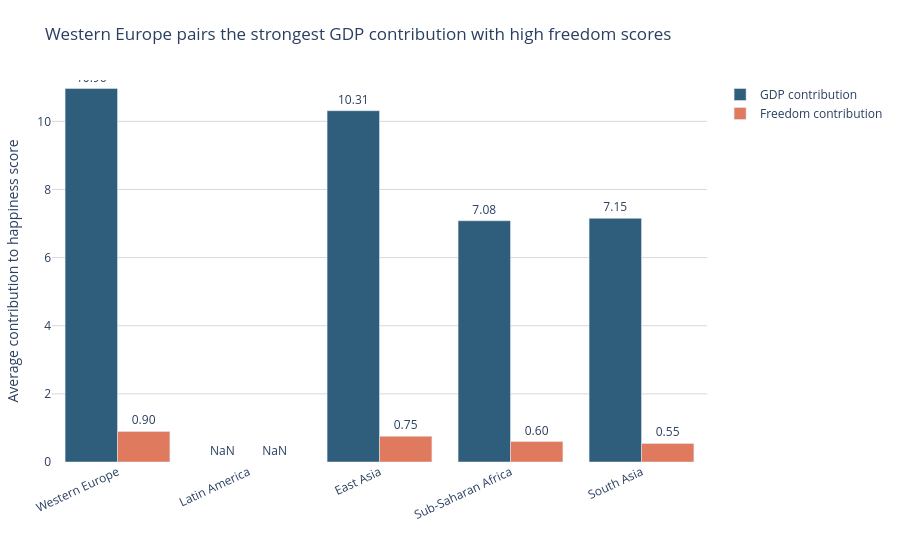

The cell this chart's notebook holds for it:
### Markdown cell above
---
## Done? Stretch Goal

If you finish both tasks with time to spare, try this:

**Task 3 (stretch):** Build a **grouped bar chart** comparing 2 sub-factors (e.g. `GDP_per_capita` and `Freedom`) across the 5 most populated regions. Use colour meaningfully and write an insight title.

Regions to include: `'Western Europe'`, `'Latin America'`, `'East Asia'`, `'Sub-Saharan Africa'`, `'South Asia'`

### Code cell
# Stretch goal - grouped bar chart
# --------------------------------

# Step 1: Keep only the required regions and compute average sub-factor scores
selected_regions = ['Western Europe', 'Latin America', 'East Asia',
                    'Sub-Saharan Africa', 'South Asia']

factor_avg = (df[df['Region'].isin(selected_regions)]
              .groupby('Region')[['GDP', 'Freedom']]
              .mean()
              .reindex(selected_regions)
              .reset_index())

print(factor_avg)

# Step 2: Convert to long format for a grouped bar chart
factor_long = factor_avg.melt(
    id_vars='Region',
    value_vars=['GDP', 'Freedom'],
    var_name='Sub-factor',
    value_name='Average score'
)

factor_long['Sub-factor'] = factor_long['Sub-factor'].replace({
    'GDP': 'GDP contribution',
    'Freedom': 'Freedom contribution'
})

# Step 3: Build the chart
fig3 = px.bar(
    factor_long,
    x='Region',
    y='Average score',
    color='Sub-factor',
    barmode='group',
    text='Average score',
    color_discrete_map={
        'GDP contribution': '#2f5d7c',
        'Freedom contribution': '#e07a5f'
    }
)

fig3.update_traces(texttemplate='%{text:.2f}', textposition='outside')
fig3.update_layout(
    title='Western Europe pairs the strongest GDP contribution with high freedom scores',
    xaxis_title='',
    yaxis_title='Average contribution to happiness score',
    plot_bgcolor='white',
    paper_bgcolor='white',
    font=dict(size=12),
    legend_title='',
    margin=dict(l=20, r=20, t=80, b=90)
)

fig3.update_yaxes(range=[0, factor_long['Average score'].max() + 0.25], gridcolor='#d9d9d9', zeroline=True)
fig3.update_xaxes(tickangle=-25)

fig3.show()

### Figure 1 — Plotly figure (JSON) as saved in the notebook; plotly's stock layout.template omitted (floating-point values rounded to 4 significant figures)
{"data": [{"alignmentgroup": "True", "hovertemplate": "Sub-factor=GDP contribution<br>Region=%{x}<br>Average score=%{text}<extra></extra>", "legendgroup": "GDP contribution", "marker": {"color": "#2f5d7c", "pattern": {"shape": ""}}, "name": "GDP contribution", "offsetgroup": "GDP contribution", "orientation": "v", "showlegend": true, "text": [10.96, NaN, 10.31, 7.082, 7.152], "textposition": "outside", "texttemplate": "%{text:.2f}", "type": "bar", "x": ["Western Europe", "Latin America", "East Asia", "Sub-Saharan Africa", "South Asia"], "xaxis": "x", "y": [10.96, NaN, 10.31, 7.082, 7.152], "yaxis": "y"}, {"alignmentgroup": "True", "hovertemplate": "Sub-factor=Freedom contribution<br>Region=%{x}<br>Average score=%{text}<extra></extra>", "legendgroup": "Freedom contribution", "marker": {"color": "#e07a5f", "pattern": {"shape": ""}}, "name": "Freedom contribution", "offsetgroup": "Freedom contribution", "orientation": "v", "showlegend": true, "text": [0.8961, NaN, 0.754, 0.5994, 0.5463], "textposition": "outside", "texttemplate": "%{text:.2f}", "type": "bar", "x": ["Western Europe", "Latin America", "East Asia", "Sub-Saharan Africa", "South Asia"], "xaxis": "x", "y": [0.8961, NaN, 0.754, 0.5994, 0.5463], "yaxis": "y"}], "layout": {"barmode": "group", "font": {"size": 12}, "legend": {"title": {"text": ""}, "tracegroupgap": 0}, "margin": {"b": 90, "l": 20, "r": 20, "t": 80}, "paper_bgcolor": "white", "plot_bgcolor": "white", "title": {"text": "Western Europe pairs the strongest GDP contribution with high freedom scores"}, "xaxis": {"anchor": "y", "domain": [0, 1], "tickangle": -25, "title": {"text": ""}}, "yaxis": {"anchor": "x", "domain": [0, 1], "gridcolor": "#d9d9d9", "range": [0, 11.21], "title": {"text": "Average contribution to happiness score"}, "zeroline": true}}}
